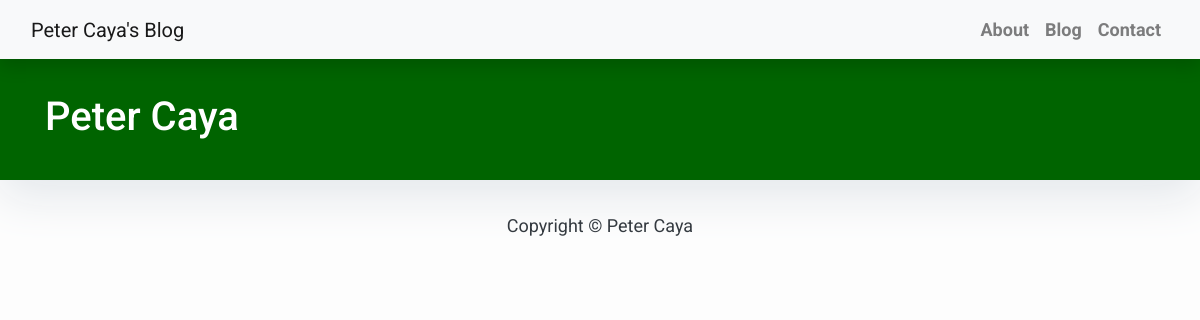
The page /blog/ on the database as committed earlier.
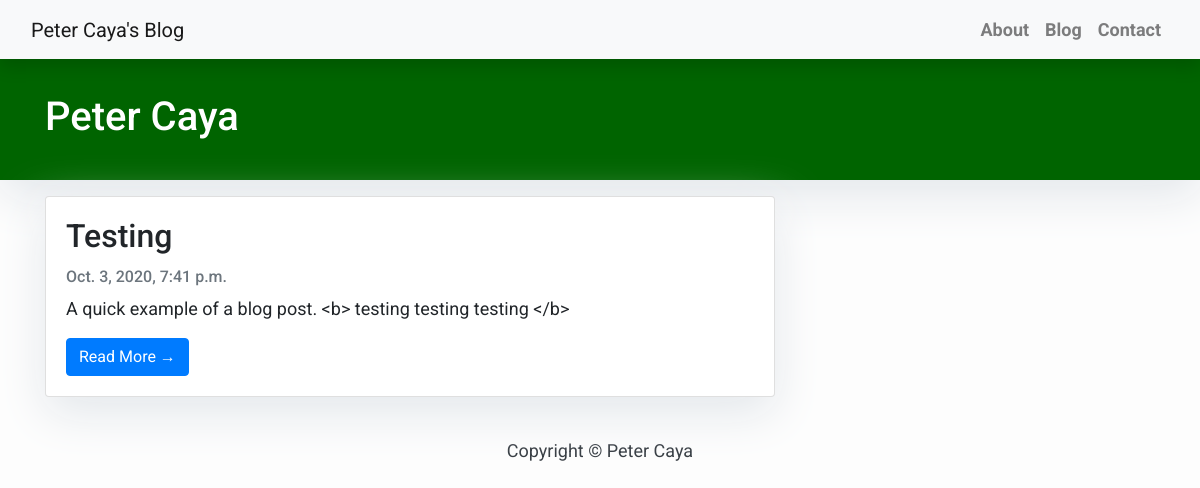
The same page on the database as committed later.
### blog/models.py (models this page shows, shortened)
class Post(models.Model):
    title = models.CharField(max_length=200, unique=True)
    slug = models.SlugField(max_length=200, unique=True)
    author = models.ForeignKey(User, on_delete= models.CASCADE,related_name='blog_posts')
    updated_on = models.DateTimeField(auto_now= True)
    tldr = models.TextField(max_length = 280,default =  "Add in a tweet-size blurb here.")
    content = models.TextField()
    created_on = models.DateTimeField(auto_now_add=True)
    status = models.IntegerField(choices=STATUS, default=0)
    class Meta:
        ordering = ['-created_on']

### blog/views.py (the view)
# urls.py: path('', views.PostList.as_view(), name='home'),
class PostList(generic.ListView):
    queryset = Post.objects.filter(status=1).order_by('-created_on')
    template_name = 'index.html'

### templates/index.html (shortened to what this page needs)
{% extends "base.html" %}
 {% block content %}
    <header class="masthead" >
            <div class="container">
              <div class="row">
                <div class=" col-md-40 col-md-12 mx-auto">
                  <div class="site-heading">
                    <h1 class=" site-heading my-4 mt-3 text-white"> Peter Caya </h1>
                </div>
                    </div>
                  </div>
                </div>
              </header>
            <div class="container">
                <div class="row">
              <div class="col-md-8 mt-3 left">
                    {% for post in post_list %}
                <div class="card mb-4" >
                  <div class="card-body">
                    <h2 class="card-title">{{ post.title }}</h2>
                    <p class="card-text text-muted h6">{{ post.created_on}} </p>
                    <p class="card-text">{{post.content|slice:":200" }}</p>
                    <a href="{% url 'post_detail' post.slug  %}" class="btn btn-primary">Read More &rarr;</a>
                  </div>
                </div>
                {% endfor %}
            </div>
            </div>
        </div>
{%endblock%}

### templates/base.html (shortened to what this page needs)
<!DOCTYPE html>
<html>
  <head>
    <link rel="stylesheet" href="https://stackpath.bootstrapcdn.com/bootstrap/4.5.2/css/bootstrap.min.css">
  </head>
  <body>
    <nav class="navbar navbar-expand-lg navbar-light bg-light shadow" id="mainNav">
      <div class="container-fluid">
        <a class="navbar-brand" href="{% url 'home' %}" >Peter Caya's Blog</a>
        <div class="collapse navbar-collapse" id="navbarResponsive">
          <ul class="navbar-nav ml-auto">
            <li class="nav-item text-black">
              <a
                class="nav-link text-black font-weight-bold"
                href="/about"
                >About</a
              >
            </li>
            <li class="nav-item text-black">
              <a
                class="nav-link text-black font-weight-bold"
                href="/blog"
                >Blog</a
              >
            </li>
            <li class="nav-item text-black">
              <a
                class="nav-link text-black font-weight-bold"
                href="/contact"
                >Contact</a
              >
            </li>
          </ul>
        </div>
      </div>
    </nav>
            {% block content %}{% endblock content %}
    <footer class="py-3 bg-grey">
              <p class="m-0 text-dark text-center ">Copyright &copy; Peter Caya</p>
    </footer>
  </body>
</html>

### templates/base.html (style rules this page uses)
body { font-family: "Trebuchet", sans-serif; font-size: 17px; background-color: #fdfdfd; }
.shadow { box-shadow: 0 4px 2px -2px rgba(0,0,0,0.1); }
.masthead { background: #006400 ; height: auto; padding-bottom: 15px; box-shadow: 0 16px 48px #E3E7EB; padding-top: 10px; }

### templates/index.html (style rules this page uses)
body { font-family: "Roboto", sans-serif; font-size: 18px; background-color: #fdfdfd; }
.card { box-shadow: 0 16px 48px #E3E7EB; }

Rows that differ between the two databases and show on the page:
added Post: title "Testing", created_on "Oct. 3, 2020, 7:41 p.m.", content "A quick example of a blog post. <b> testing testing testing </b>"
